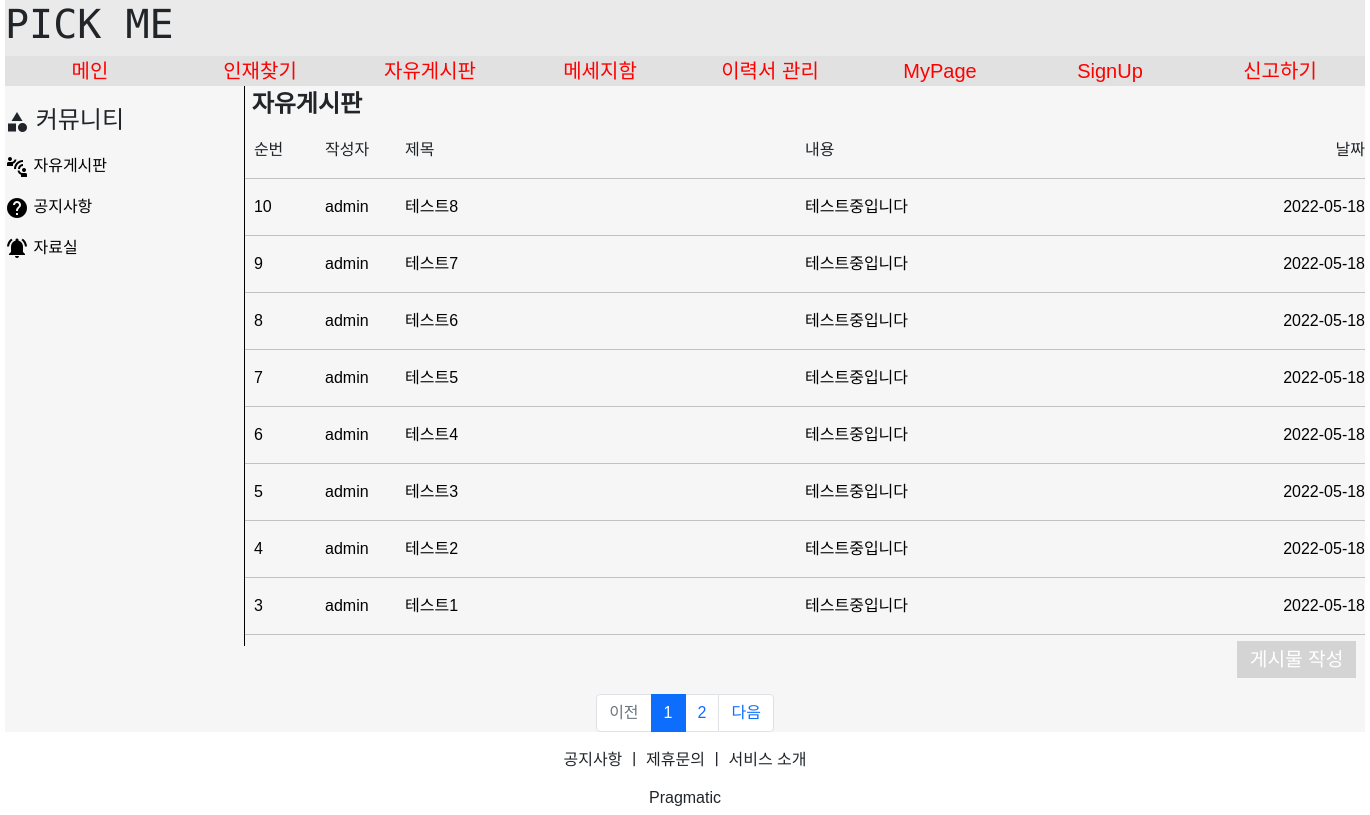
/board/board_list, run on an earlier commit of the app's database.
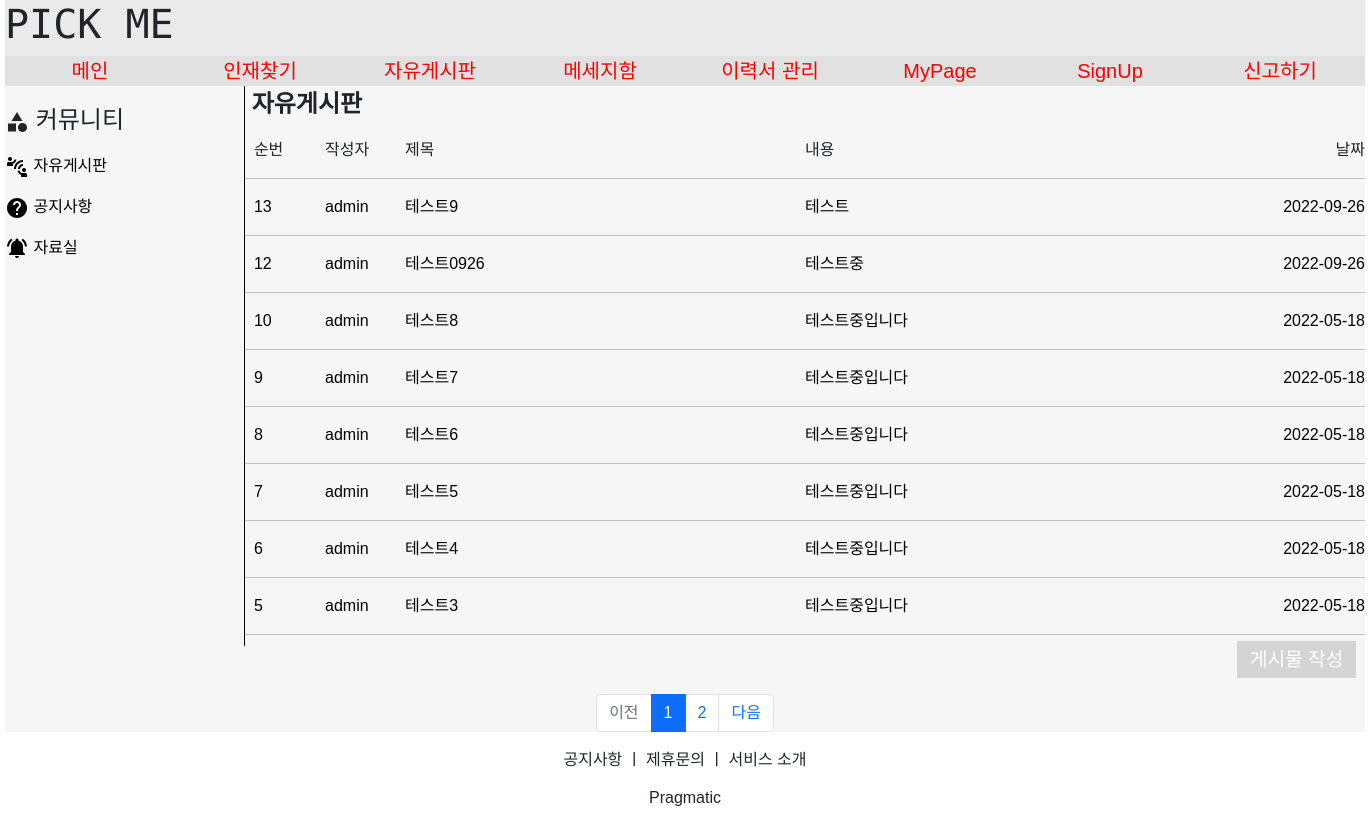
And on a later commit of the database.
### boardapp/models.py (models this page shows)
class Board_Model(models.Model):
    board_user = models.ForeignKey(MyUser, on_delete=models.CASCADE, related_name='board_user')
    board_title = models.CharField(max_length=2000)
    board_detail = models.TextField()
    board_date_time = models.DateTimeField(auto_now=True)
    board_file = models.FileField(upload_to='board/', null=True, blank=True)

### accountapp/models.py (models this page shows)
class MyUser(AbstractUser):
    nickname = models.CharField(max_length=20, unique=True)
    company_group = models.CharField(max_length=100)
    company_number = models.CharField(max_length=200)
    company_name = models.CharField(max_length=200)
    company_ceo = models.CharField(max_length=100)
    company_logo = models.FileField(upload_to='company_logo/', null=True, blank=True)
    company_phone_number = models.CharField(max_length=100)
    company_paper = models.FileField(upload_to='company_paper/', null=True, blank=True)
    sos_report = models.IntegerField(default=0)

### boardapp/views.py (the view)
# urls.py: path('board_list', views.board_list, name='board_list'),
def board_list(request):
    context={}
    page = request.GET.get('page', '1')
    board = Board_Model.objects.all().order_by('-board_date_time')
    count = len(board)
    paginator = Paginator(board, 8)
    page_obj = paginator.get_page(page)
    context['board'] = page_obj
    context['count'] = count
    return render(request, 'board_list.html', context)

### boardapp/templates/board_list.html (shortened to what the changed rows need)
{% extends 'base-board.html' %}
{% block content %}
    {% load static %}
    <link rel="stylesheet" href="{% static 'css/board.css' %}">
    <div class="board_content">
        <div class="board_list">
            <div style="font-size:1.5rem; font-weight:bold;">
                &nbsp;자유게시판
            </div>
            <div class="board_main">
                <div style="width:5rem; height:1.5rem; overflow:hidden; text-overflow:ellipsis;">
                </div>
                <div style="width:5rem; height:1.5rem; overflow:hidden; text-overflow:ellipsis;">
                </div>
                <div style="width:25rem; height:1.5rem; overflow:hidden; text-overflow:ellipsis;">
                </div>
                <div style="width:25rem; height:1.5rem; overflow:hidden; text-overflow:ellipsis;">
                </div>
                <div style="width:10rem; display:flex;">
                </div>
            </div>
            <hr>
            {% for list in board %}
                <a href="{% url 'boardapp:board_detail' title=list.pk %}">
                    <div class="board_main">
                        <div style="width:5rem; height:1.5rem; overflow:hidden; text-overflow:ellipsis;">
                            {{ list.pk }}
                        </div>
                        <div style="width:5rem; height:1.5rem; overflow:hidden; text-overflow:ellipsis;">
                            {{ list.board_user }}
                        </div>
                        <div style="width:25rem; height:1.5rem; overflow:hidden; text-overflow:ellipsis;">
                            {{ list.board_title }}
                        </div>
                        <div style="width:25rem; height:1.5rem; overflow:hidden; text-overflow:ellipsis;">
                            {{ list.board_detail }}
                        </div>
                        <div style="width:10rem; display:flex;">
                            <div style="margin-left:auto;">
                                {{ list.board_date_time|date:"Y-m-d" }}
                            </div>
                        </div>
                    </div>
                </a>
                <hr>
            {% endfor %}
        </div>
    </div>
    <ul class="pagination justify-content-center">
        {% for page_number in board.paginator.page_range %}
            {% if page_number >= board.number|add:-5 and page_number <= board.number|add:5 %}
                {% if page_number == board.number %}
                    <li class="page-item active" aria-current="page">
                        <a class="page-link" href="?page={{ page_number }}">{{ page_number }}</a>
                    </li>
                {% else %}
                    <li class="page-item">
                        <a class="page-link" href="?page={{ page_number }}">{{ page_number }}</a>
                    </li>
                {% endif %}
            {% endif %}
        {% endfor %}
    </ul>
{% endblock %}

What changed in the data, as far as the page shows it:
no longer on this page (row unchanged): Board_Model: pk "4", board_user "admin", board_title "테스트2", board_detail "테스트중입니다", board_date_time "2022-05-18"
no longer on this page (row unchanged): Board_Model: pk "3", board_user "admin", board_title "테스트1", board_detail "테스트중입니다", board_date_time "2022-05-18"
added Board_Model: pk "13", board_user "admin", board_title "테스트9", board_detail "테스트", board_date_time "2022-09-26"
added Board_Model: pk "12", board_user "admin", board_title "테스트0926", board_detail "테스트중", board_date_time "2022-09-26"
